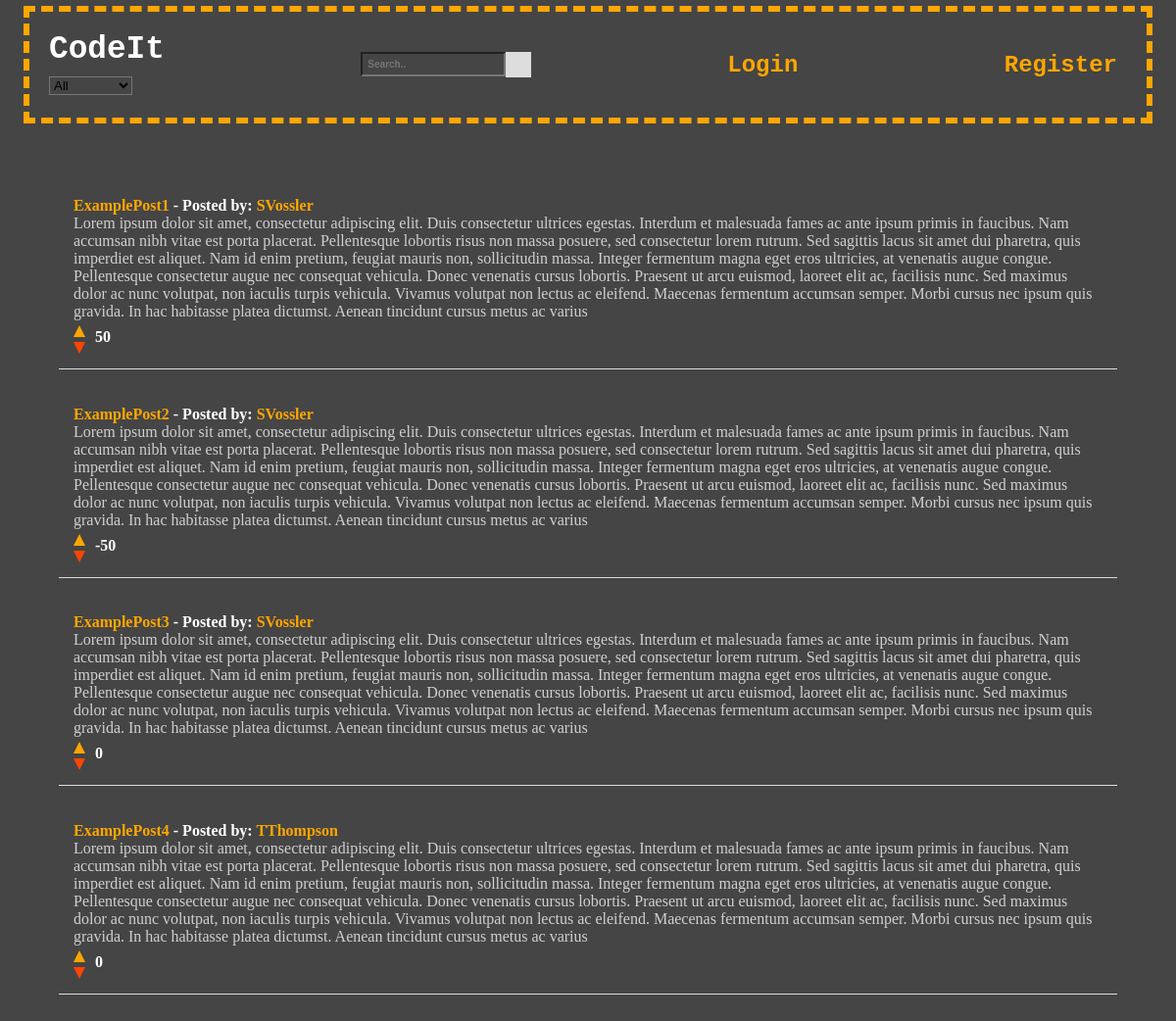
The page /index on the database as committed earlier.
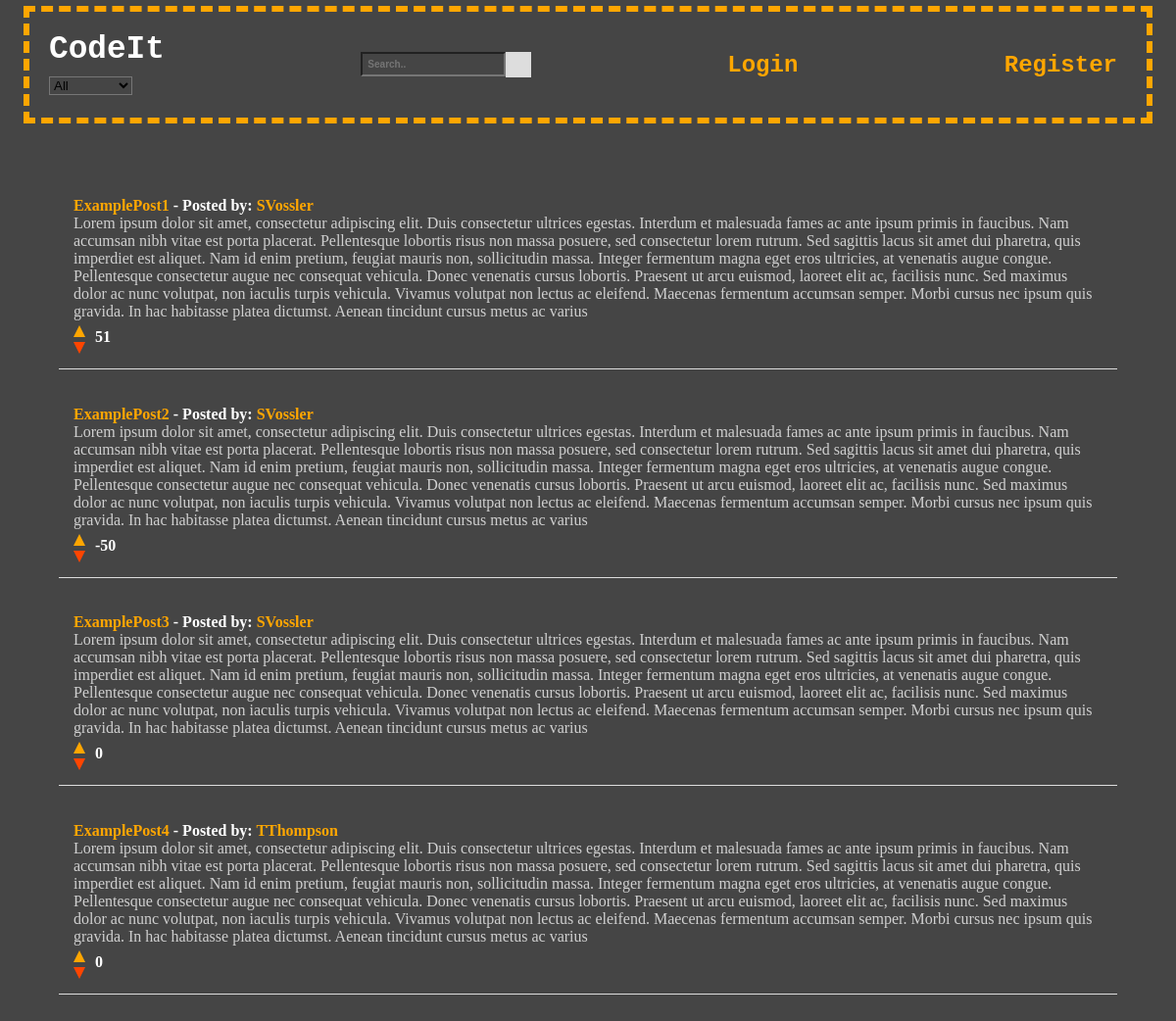
The same page on the database as committed later.
### tables this page shows
CREATE TABLE ForumPost(
        PostId INTEGER PRIMARY KEY NOT NULL,
        PostedBy TEXT NOT NULL,
        PostTitle TEXT NOT NULL,
        PostContent TEXT NOT NULL,
        PostSubForum TEXT NOT NULL,
        Upvotes INTEGER NOT NULL,
        Downvotes INTEGER NOT NULL
    );

### run.py (the view)
@app.route("/")
@app.route("/index")
def index():
    con = sql.connect("ForumPosts.db")
    con.row_factory = sql.Row
    cur = con.cursor()
    cur.execute('select * from ForumPost')
    posts = cur.fetchall()
    if not session.get('logged_in'):
        return render_template('index.html', posts=posts)
    else:
        return render_template('index.html',
                name = session['name'], posts=posts)

### templates/index.html (shortened to what this page needs)
<!DOCTYPE html>
<html lang="en">
  <head>
    <link href="../static/styles.css" rel="stylesheet" />
  </head>
  <body>
    <nav class="nav-bar">
      <div class="forum-logo">
        <h3>CodeIt</h3>
        <form id="myForm" action="/on-select-change", method="POST">
          <select id="subforum" name="subforum" onchange="submitForm()">
            <option value="all" {% if selected_subforum == 'all' %}selected{% endif %}>All</option>
          </select>
        </form>
      </div>
      <div class="search-container">
        <form action="/index">
          <input type="text" placeholder="Search.." name="search">
          <button type="submit"></button>
        </form>
      </div>
      {% if not session['logged_in'] %}
        <a href="/login-clicked">Login</a>
        <a href="/register">Register</a>
      {% endif %}
    </nav>
    <section class="posts-section">
      <ul class="posts-list">
        {% for post in posts %}
          <li class="posts-list-item">
            <strong><a href="{{url_for('post', post_title=post['PostTitle'])}}">{{post["PostTitle"]}}</a> - Posted by: <a href="{{url_for('profile', posted_by=post['PostedBy'])}}">{{post["PostedBy"]}}</a></strong><br>
            <p>{{post["PostContent"]}}</p>
            <div class="vote-container">
              <div class="arrow-container">
                <a class="upvote-arrow" href="{{url_for('upvote_clicked', post_id=post['PostId'])}}"></a>
                <a class="downvote-arrow" href="{{url_for('downvote_clicked', post_id=post['PostId'])}}"></a>
              </div>
              <span class="vote-count">{{ post["Upvotes"] - post["Downvotes"]}}</span>
            </div>
          </li>
        {% endfor %}
      </ul>
    </section>
  </body>
</html>

### static/styles.css (style rules this page uses)
* { margin: 0; padding: 0; background-color: rgb(69, 69, 69); }
.nav-bar { background-color: rgb(69, 69, 69); color: #fff; font-family: "Courier New", "Lucida Console", Monaco, Consolas, monospace; display: flex; flex-wrap: wrap; justify-content: space-between; align-items: center; margin-top: 0.5%; margin-bottom: 5%; margin-right: 2%; margin-left: 2%; padding: 20px; border: 0.75ex dashed hsl(39, 100%, 50%); }
.forum-logo { font-size: 28px }
.nav-bar .search-container { border: none; }
.nav-bar input[type=text] { font-size: 10px; font-weight: bold; padding: 5px; }
.nav-bar .search-container button { float: right; padding: 12.75px; background: #ddd; font-size: 10px; border: none; cursor: pointer; }
nav a { font-size: 24px; margin-right: 10px; color: hsl(39, 100%, 50%); font-weight: bold; }
.posts-section a { color: hsl(39, 100%, 50%); font-weight: bold; }
a:link { text-decoration: none; }
.posts-section { color: orange; margin: 5%; }
.posts-section .posts-list { list-style-type: none; }
.posts-section .posts-list .posts-list-item { margin-bottom: 2%; color: rgb(208,208,208); padding: 15px; border-bottom: 1px solid #ddd; }
.posts-section strong { color: #fff; }
.upvote-arrow { width: 0; height: 0; border-left: 6px solid transparent; border-right: 6px solid transparent; border-bottom: 12px solid hsl(39, 100%, 50%); position: relative; margin-bottom: 5px; margin-top: 5px; }
.downvote-arrow { width: 0; height: 0; border-left: 6px solid transparent; border-right: 6px solid transparent; border-top: 12px solid orangered; position: relative; }
.vote-container { display: flex; align-items: center; }
.arrow-container { display: flex; flex-direction: column; align-items: center; }
.vote-count { margin-left: 10px; font-weight: bold; color: #fff; }

Rows that differ between the two databases and show on the page:
changed ForumPost "ExamplePost1": post['Upvotes']-post['Downvotes'] "50" → "51"
